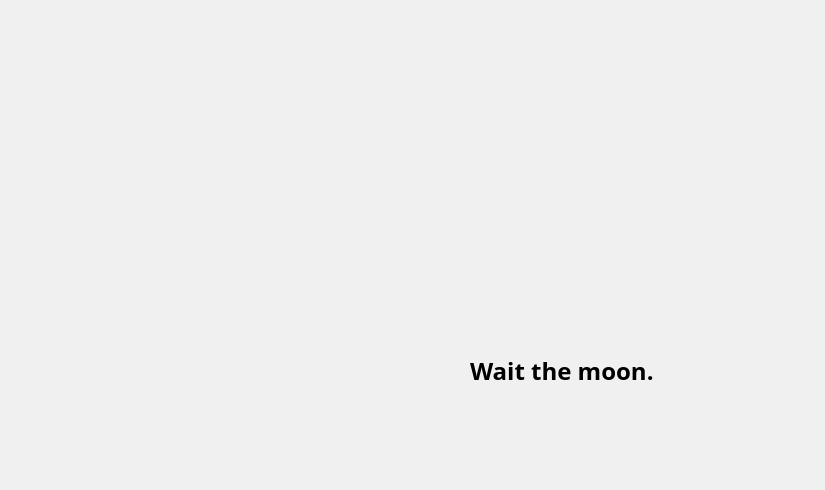
<?xml version="1.0" encoding="UTF-8"?>
<ui version="4.0">
 <class>moon</class>
 <widget class="QWidget" name="moon">
  <property name="geometry">
   <rect>
    <x>0</x>
    <y>0</y>
    <width>825</width>
    <height>490</height>
   </rect>
  </property>
  <property name="palette">
   <palette>
    <active>
     <colorrole role="Dark">
      <brush brushstyle="SolidPattern">
       <color alpha="255">
        <red>191</red>
        <green>191</green>
        <blue>191</blue>
       </color>
      </brush>
     </colorrole>
     <colorrole role="Mid">
      <brush brushstyle="SolidPattern">
       <color alpha="255">
        <red>192</red>
        <green>192</green>
        <blue>192</blue>
       </color>
      </brush>
     </colorrole>
     <colorrole role="Window">
      <brush brushstyle="SolidPattern">
       <color alpha="255">
        <red>192</red>
        <green>192</green>
        <blue>192</blue>
       </color>
      </brush>
     </colorrole>
     <colorrole role="Shadow">
      <brush brushstyle="SolidPattern">
       <color alpha="255">
        <red>192</red>
        <green>192</green>
        <blue>192</blue>
       </color>
      </brush>
     </colorrole>
     <colorrole role="PlaceholderText">
      <brush brushstyle="SolidPattern">
       <color alpha="255">
        <red>192</red>
        <green>192</green>
        <blue>192</blue>
       </color>
      </brush>
     </colorrole>
    </active>
    <inactive>
     <colorrole role="Dark">
      <brush brushstyle="SolidPattern">
       <color alpha="255">
        <red>160</red>
        <green>160</green>
        <blue>160</blue>
       </color>
      </brush>
     </colorrole>
     <colorrole role="Mid">
      <brush brushstyle="SolidPattern">
       <color alpha="255">
        <red>160</red>
        <green>160</green>
        <blue>160</blue>
       </color>
      </brush>
     </colorrole>
     <colorrole role="Window">
      <brush brushstyle="SolidPattern">
       <color alpha="255">
        <red>240</red>
        <green>240</green>
        <blue>240</blue>
       </color>
      </brush>
     </colorrole>
     <colorrole role="Shadow">
      <brush brushstyle="SolidPattern">
       <color alpha="255">
        <red>105</red>
        <green>105</green>
        <blue>105</blue>
       </color>
      </brush>
     </colorrole>
     <colorrole role="PlaceholderText">
      <brush brushstyle="SolidPattern">
       <color alpha="128">
        <red>0</red>
        <green>0</green>
        <blue>0</blue>
       </color>
      </brush>
     </colorrole>
    </inactive>
    <disabled>
     <colorrole role="Dark">
      <brush brushstyle="SolidPattern">
       <color alpha="255">
        <red>191</red>
        <green>191</green>
        <blue>191</blue>
       </color>
      </brush>
     </colorrole>
     <colorrole role="Mid">
      <brush brushstyle="SolidPattern">
       <color alpha="255">
        <red>192</red>
        <green>192</green>
        <blue>192</blue>
       </color>
      </brush>
     </colorrole>
     <colorrole role="Window">
      <brush brushstyle="SolidPattern">
       <color alpha="255">
        <red>192</red>
        <green>192</green>
        <blue>192</blue>
       </color>
      </brush>
     </colorrole>
     <colorrole role="Shadow">
      <brush brushstyle="SolidPattern">
       <color alpha="255">
        <red>0</red>
        <green>0</green>
        <blue>0</blue>
       </color>
      </brush>
     </colorrole>
     <colorrole role="PlaceholderText">
      <brush brushstyle="SolidPattern">
       <color alpha="128">
        <red>0</red>
        <green>0</green>
        <blue>0</blue>
       </color>
      </brush>
     </colorrole>
    </disabled>
   </palette>
  </property>
  <property name="windowTitle">
   <string>Form</string>
  </property>
  <widget class="QLabel" name="label">
   <property name="geometry">
    <rect>
     <x>470</x>
     <y>350</y>
     <width>451</width>
     <height>41</height>
    </rect>
   </property>
   <property name="font">
    <font>
     <family>JetBrains Mono NL</family>
     <pointsize>18</pointsize>
     <bold>true</bold>
    </font>
   </property>
   <property name="text">
    <string>Wait the moon.</string>
   </property>
  </widget>
 </widget>
 <resources/>
 <connections/>
</ui>
